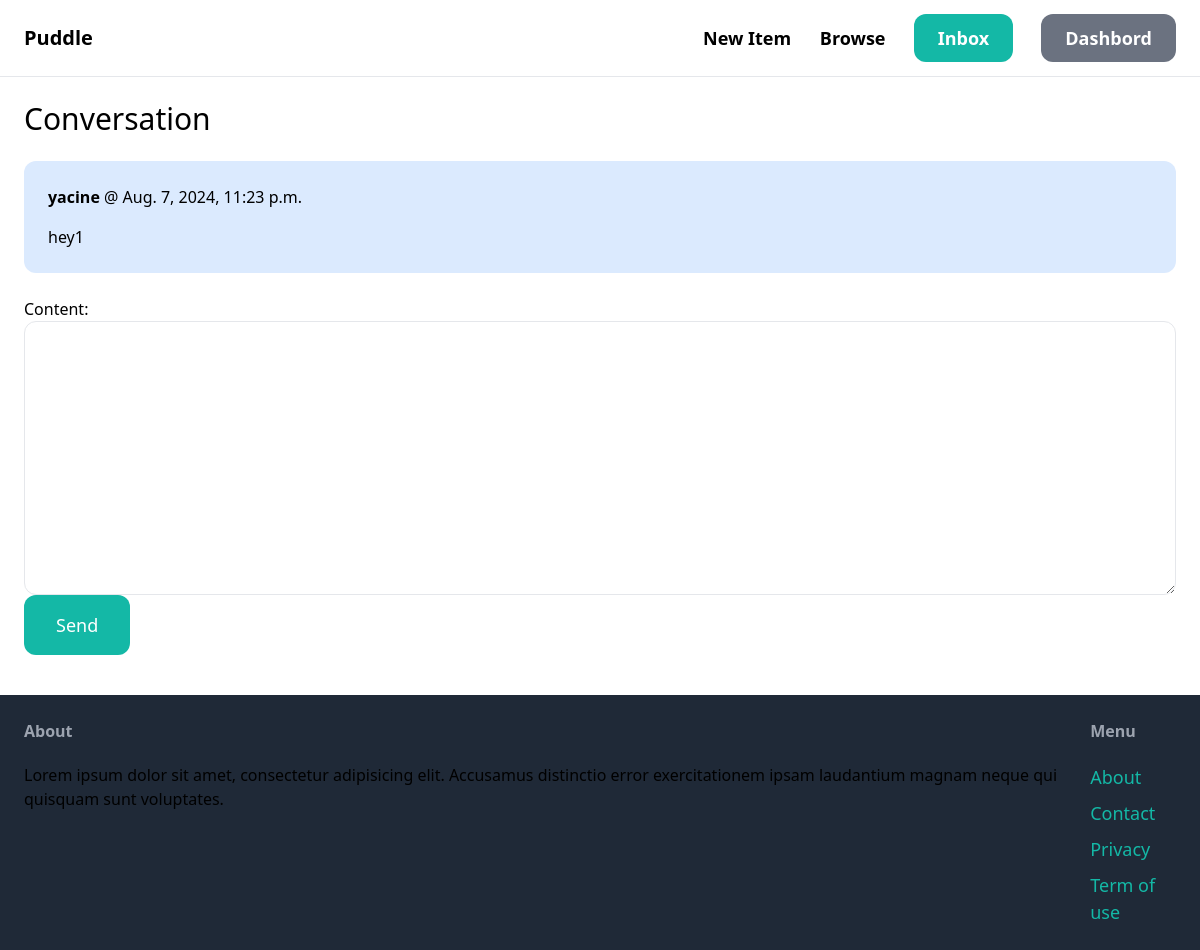
Screenshot of /inbox/5 (signed in) with the database file from the repository.
### conversation/models.py (models this page shows)
class ConversationMessage(models.Model):
    conversation = models.ForeignKey(Conversation, related_name='messages', on_delete=models.CASCADE)
    content = models.TextField()
    created_at = models.DateTimeField(auto_now_add=True)
    created_by = models.ForeignKey(User, related_name='created_messages', on_delete=models.CASCADE)

### conversation/views.py (the view)
# urls.py: path('<int:id>',views.detail,name='detail'),
@login_required()
def detail(request,id):
    conversation=Conversation.objects.filter(members__in=[request.user.id]).get(id=id)
    if request.method=="POST":
        form=ConversationMesaageForm(request.POST)
        if form.is_valid():
            conversation_message=form.save(commit=False)
            conversation_message.conversation=conversation
            conversation_message.created_by=request.user
            conversation_message.save()
            conversation.save()
            return redirect('conversation:detail',id=id)
    else:
        form=ConversationMesaageForm()
    return  render(request,
                   'conversation/conversation.html',
                   {"conversation":conversation,
                    "title":'Messages',
                    "form":form,
                    })

### conversation/forms.py
class ConversationMesaageForm(forms.ModelForm):
    class Meta:
        model=ConversationMessage
        fields={
            'content',
        }
        widgets={
            "content":forms.Textarea(attrs={
                "class":'w-full py-4 px-6 rounded-xl border'
            })
        }

### conversation/templates/conversation/conversation.html (shortened to what this page needs)
{% extends 'core/base.html' %}
{% block content %}
<h1 class="mb-6 text-3xl">Conversation</h1>
<div class="space-y-6">
    {% for message in conversation.messages.all %}
        <div class="p-6 flex {% if message.created_by == request.user %}bg-blue-100{% else %}bg-gray-100{% endif %} rounded-xl">
            <div>
                <p class="mb-4"><strong>{{ message.created_by.username }}</strong> @ {{ message.created_at }}</p>
                <p>{{ message.content }}</p>
            </div>
        </div>
    {% endfor %}
</div>
<form method="post" action="." class="mt-6">
    {{ form.as_p }}
    <button class="py-4 px-8 text-lg bg-teal-500 hover:bg-teal-700 rounded-xl text-white">Send</button>
</form>
{% endblock %}

### rows the page displays
ConversationMessage: created_by.username "yacine", created_at "Aug. 7, 2024, 11:23 p.m.", content "hey1"
